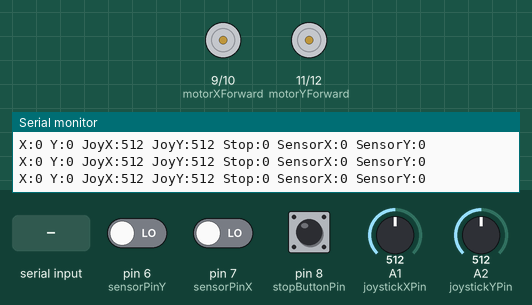
This sketch was run on a simulated Arduino Uno, built with avr-gcc and run on an emulated ATmega328P. Parts: motor-driver pin pairs drawn as motors (green arrow = first pin HIGH = forward, orange = second pin HIGH = backward, longer = more drive), the last lines printed to the serial monitor. The inputs (shaded band) are chosen by the test bench; at power-on: A1 (joystickXPin) = 512, A2 (joystickYPin) = 512, pin 6 (sensorPinY) LOW, pin 7 (sensorPinX) LOW, pin 8 (stopButtonPin) HIGH.

Above: at 1.2 s.
1.3 s: A1 (joystickXPin) set to 415
4.3 s: A1 (joystickXPin) set to 383
At 5.5 s:
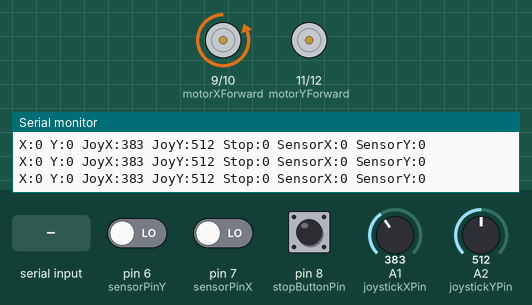
5.8 s: A2 (joystickYPin) set to 413
8.8 s: A2 (joystickYPin) set to 392
At 9.9 s:
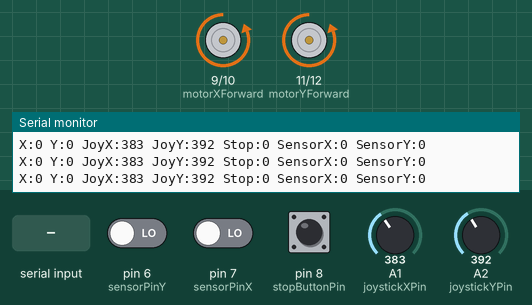
10.3 s: "2\n" received over Serial
At 11.3 s:
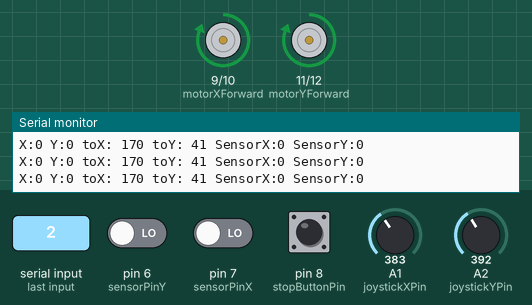
Timing chart, 0 to 13.3 s (numbered marks = the images above; inputs shaded):
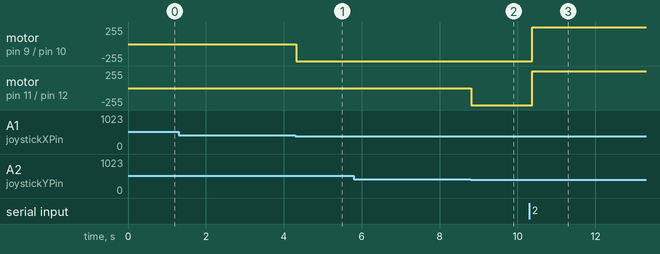

The sketch:

mini_cnc_arduino.ino
```cpp
const int motorXForward = 9;
const int motorXBackward = 10;
const int motorYForward = 11;
const int motorYBackward = 12;
const int joystickXPin = A1;
const int joystickYPin = A2;
const int stopButtonPin = 8;
const int sensorPinX = 7; // Датчик на піні X7
const int sensorPinY = 6; // Датчик на піні Y6

bool globalStop = false;
int currentX = 0;
int currentY = 0;
bool joystickMode = true; // Режим джойстика за замовчуванням
const int maxTableSize = 170; // Максимальний розмір столу

// Масив з G-кодами
String gCodeArray[] = {
  "G1 X170 Y41",
  "G1 X170 Y105",
  "G1 X137 Y105",
  "G1 X126 Y105",
  "G1 X126 Y93",
  "G1 X82 Y93",
  "G1 X82 Y36",
  "G1 X126 Y36",
  "G1 X126 Y92",
  "G1 X82 Y92",
  "G1 X68 Y92",
  "G1 X68 Y37",
  "G1 X68 Y108",
  "G1 X30 Y108",
};

const int gCodeCount = sizeof(gCodeArray) / sizeof(gCodeArray[0]);
int gCodeIndex = 0;

void stopMotors() {
  digitalWrite(motorXForward, LOW);
  digitalWrite(motorXBackward, LOW);
  digitalWrite(motorYForward, LOW);
  digitalWrite(motorYBackward, LOW);
}

void setup() {
  Serial.begin(9600);
  pinMode(motorXForward, OUTPUT);
  pinMode(motorXBackward, OUTPUT);
  pinMode(motorYForward, OUTPUT);
  pinMode(motorYBackward, OUTPUT);
  pinMode(stopButtonPin, INPUT_PULLUP);
  pinMode(joystickXPin, INPUT);
  pinMode(joystickYPin, INPUT);
  pinMode(sensorPinX, INPUT);
  pinMode(sensorPinY, INPUT);

}

void moveMotors(int targetX, int targetY) {
  bool moving = false;
  // Рух по осі X
  if (currentX < targetX) {
    digitalWrite(motorXForward, HIGH);
    digitalWrite(motorXBackward, LOW);
    moving = true;
  } else if (currentX > targetX) {
    digitalWrite(motorXForward, LOW);
    digitalWrite(motorXBackward, HIGH);
    moving = true;
  }

  // Рух по осі Y
  if (currentY < targetY) {
    digitalWrite(motorYForward, HIGH);
    digitalWrite(motorYBackward, LOW);
    moving = true;
  } else if (currentY > targetY) {
    digitalWrite(motorYForward, LOW);
    digitalWrite(motorYBackward, HIGH);
    moving = true;
  }

  // Очікування, поки рух відбувається
  while (moving) {
    delay(10); // Затримка, щоб не перевантажувати процесор

  Serial.print("X:"); Serial.print(currentX);
  Serial.print(" Y:"); Serial.print(currentY);
  Serial.print(" toX: "); Serial.print(targetX);
        Serial.print(" toY: "); Serial.print(targetY);
        Serial.print(" SensorX:"); Serial.print(digitalRead(sensorPinX)); // Додано для датчика X
        Serial.print(" SensorY:"); Serial.print(digitalRead(sensorPinY)); // Додано для датчика Y
        Serial.println();

    // Оновлюємо положення (потрібно реалізувати фізичне зчитування координат)
    // Наприклад, зчитування з енкодерів або датчиків

    // Для демонстрації просто умовно оновимо координати
    if (currentX < targetX) if(digitalRead(sensorPinX)==1) currentX++;
    if (currentX > targetX) if(digitalRead(sensorPinX)==1) currentX--;

    if (currentY < targetY) if(digitalRead(sensorPinY)==1) currentY++;
    if (currentY > targetY) if(digitalRead(sensorPinY)==1) currentY--;

    // Якщо досягли цільових координат, зупиняємо мотори
    if (currentX == targetX && currentY == targetY) {
      stopMotors();
      moving = false; // Завершити рух
      Serial.print("Reached target X: "); Serial.print(currentX);
      Serial.print(" Y: "); Serial.println(currentY);
    }
  }
}

void processGCode(String command) {
  // Приклад обробки команди G-коду
  char commandType = command.charAt(0);
  int targetX = 0;
  int targetY = 0;

  // Витягнення координат з команди
  if (commandType == 'G') {
    int spaceIndex = command.indexOf(' ');
    if (spaceIndex != -1) {
      String coords = command.substring(spaceIndex + 1);
      sscanf(coords.c_str(), "X%d Y%d", &targetX, &targetY);

      // Перевірка на перевищення максимальної координати
      if (targetX > maxTableSize || targetY > maxTableSize) {
        Serial.println("Error: E max coordin is 170"); // Помилка, якщо координати перевищують межі
      } else {
        // Оновлення координат
        Serial.print("Moving to X: "); Serial.print(targetX);
        Serial.print(" Y: "); Serial.println(targetY);
        moveMotors(targetX, targetY); // Виконати рух до цільових координат
      }
    }
  }
}

void executeNextGCode() {
  if (gCodeIndex < gCodeCount) {
    String gCode = gCodeArray[gCodeIndex];
    processGCode(gCode);
    gCodeIndex++;
  } else {
    Serial.println("All G-codes executed.");
  }
}

void dbg() {
  Serial.print("X:"); Serial.print(currentX);
  Serial.print(" Y:"); Serial.print(currentY);
  Serial.print(" JoyX:"); Serial.print(analogRead(joystickXPin));
  Serial.print(" JoyY:"); Serial.print(analogRead(joystickYPin));
  Serial.print(" Stop:"); Serial.print(digitalRead(stopButtonPin) == LOW ? "1" : "0");
  Serial.print(" SensorX:"); Serial.print(digitalRead(sensorPinX)); // Додано для датчика X
  Serial.print(" SensorY:"); Serial.print(digitalRead(sensorPinY)); // Додано для датчика Y
  Serial.println();
}

void loop() {
  if (digitalRead(stopButtonPin) == LOW) {
    globalStop = true;
    stopMotors();
    Serial.println("Emergency STOP!");
  }

  if (!globalStop) {
    if (Serial.available()) {
      String input = Serial.readStringUntil('\n');
      input.trim();

      if (input == "1") {
        joystickMode = true; // Перейти в режим джойстика
        Serial.println("Switched to Joystick Mode.");
      } else if (input == "2") {
        joystickMode = false; // Перейти в режим авто G-коду
        Serial.println("Switched to Auto G-Code Mode.");
      } else if (!joystickMode) {
        processGCode(input); // Обробка G-коду
      }
    }

    if (joystickMode) {
      int joyX = analogRead(joystickXPin);
      int joyY = analogRead(joystickYPin);

      // Обробка координат на основі джойстика і датчика
      if (digitalRead(sensorPinX) == HIGH) { // Якщо датчик сигналізує про мікнення
        if (joyX < 400) { // Джойстик назад
          currentX -= 1; // Зменшити координату X на 1
        } else if (joyX > 600) { // Джойстик вперед
          currentX += 1; // Збільшити координату X на 1
        }
      }
      // Обробка координат на основі джойстика і датчика
      if (digitalRead(sensorPinY) == HIGH) { // Якщо датчик сигналізує про мікнення
        if (joyY < 400) { // Джойстик назад
          currentY -= 1; // Зменшити координату Y на 1
        } else if (joyY > 600) { // Джойстик вперед
          currentY += 1; // Збільшити координату Y на 1
        }
      }

      // Рух моторів на основі положення джойстика
      if (joyX < 400) {
        digitalWrite(motorXForward, LOW);
        digitalWrite(motorXBackward, HIGH);
      } else if (joyX > 600) {
        digitalWrite(motorXForward, HIGH);
        digitalWrite(motorXBackward, LOW);
      } else {
        digitalWrite(motorXForward, LOW);
        digitalWrite(motorXBackward, LOW);
      }

      if (joyY < 400) {
        digitalWrite(motorYForward, LOW);
        digitalWrite(motorYBackward, HIGH);
      } else if (joyY > 600) {
        digitalWrite(motorYForward, HIGH);
        digitalWrite(motorYBackward, LOW);
      } else {
        digitalWrite(motorYForward, LOW);
        digitalWrite(motorYBackward, LOW);
      }
    }

    // Виконання наступної команди G-коду в режимі авто
    if (!joystickMode) {
      executeNextGCode();
    }

    // Виклик функції для дебагу
    dbg();
  }
}
```

Measured:
- the behaviour switches between 400 and 399 on A1 (joystickXPin) (found by bisection; images 0 and 1)
- the behaviour switches between 400 and 399 on A2 (joystickYPin) (found by bisection; images 1 and 2)
- after the input at 4.3 s, motor on pin 9 (motorXForward) / pin 10 (motorXBackward): stopped → backward 255/255 at once
- after the input at 8.8 s, motor on pin 11 (motorYForward) / pin 12 (motorYBackward): stopped → backward 255/255 at once
- after the input at 10.3 s, motor on pin 9 (motorXForward) / pin 10 (motorXBackward), motor on pin 11 (motorYForward) / pin 12 (motorYBackward): backward 255/255 → forward 255/255 after 0.08 s
